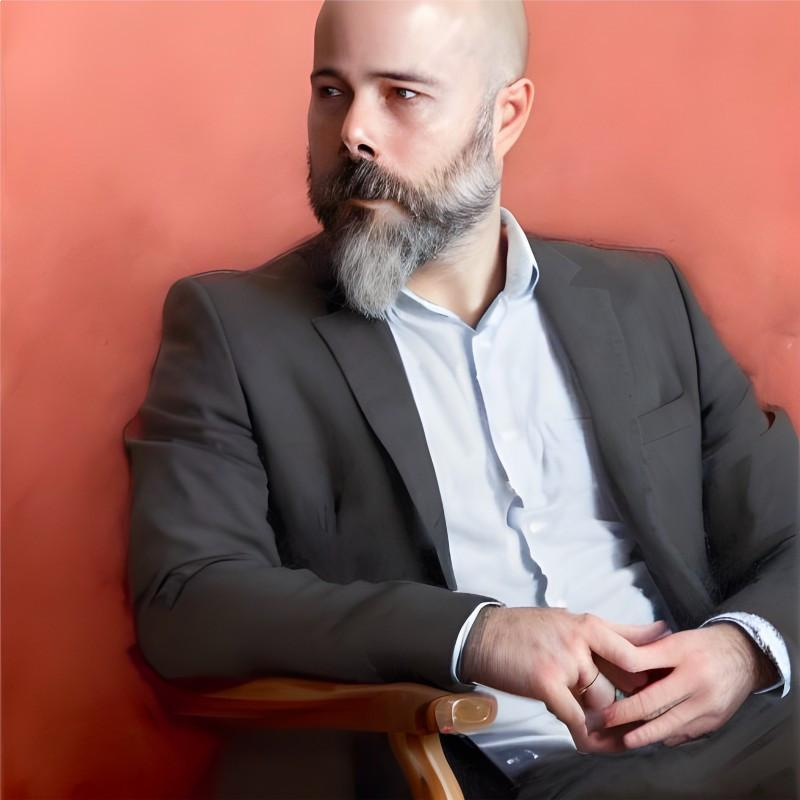
#> input picture 001-PIL/josevicente2.jpg, 800 x 800 px, found by its file name
$ python '003-grises con numpy.py'
#> lines starting #> are read from the running program, lines starting #| are printed output that depends on the picture
import numpy as np
from PIL import Image
import time

tiempo_inicial = time.time()

imagen = Image.open("josevicente2.jpg")
#> imagen is the input picture: PIL image 800x800 RGB; mean R, G, B 144.3, 100.6, 95.3

imagen_array = np.array(imagen)

altura, anchura, _ = imagen_array.shape
#> altura = 800; anchura = 800

grayscale_image = np.mean(imagen_array, axis=2, dtype=np.uint8)
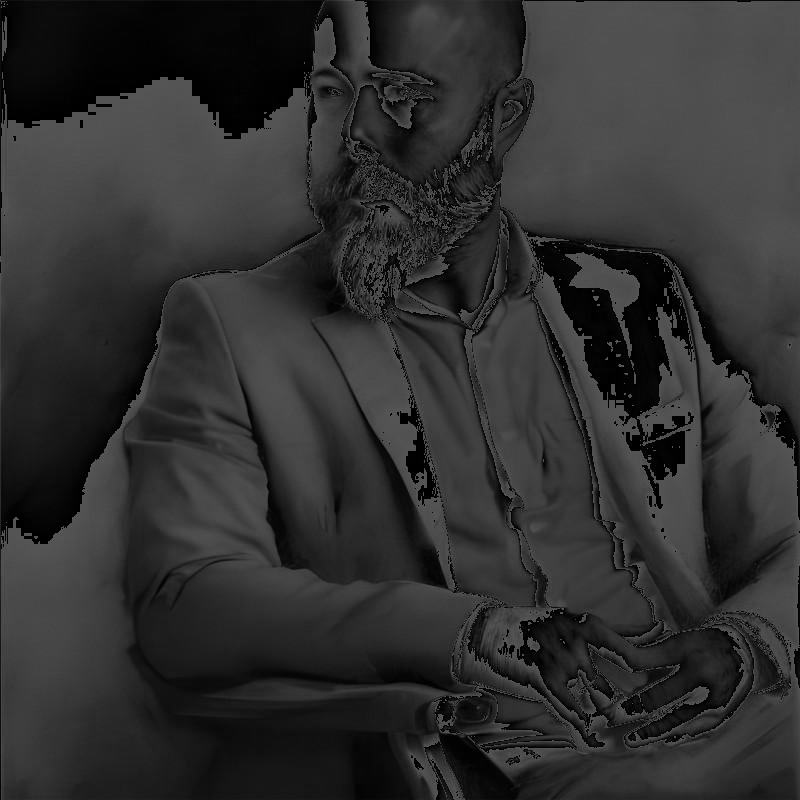
#> grayscale_image: shape (800, 800); min 0, max 85, mean 47.9

grayscale_pil_image = Image.fromarray(grayscale_image)

tiempo_final = time.time()

print(tiempo_inicial, tiempo_final, (tiempo_final - tiempo_inicial))
grayscale_pil_image.show()
